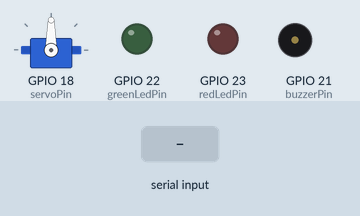
A sketch run on a simulated ESP32. Parts: servo, output pins drawn as LEDs (lit = HIGH), buzzer (waves = sounding, pin HIGH). The inputs (shaded band) are chosen by the test bench.

Above: at 1.2 s.
1.3 s: "W" received over Serial
At 1.4 s:
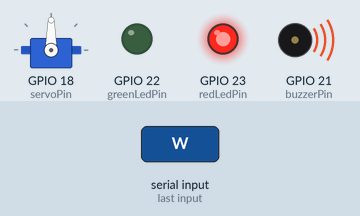
4.3 s: "U" received over Serial
At 5.4 s:
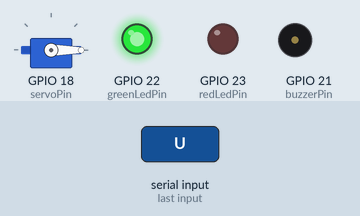
6.1 s: "L" received over Serial
At 6.16 s:
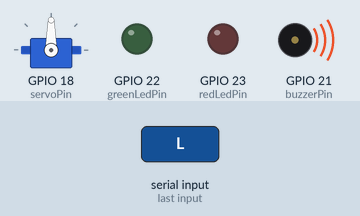
Timing chart, 0 to 9.1 s (numbered marks = the images above; inputs shaded):
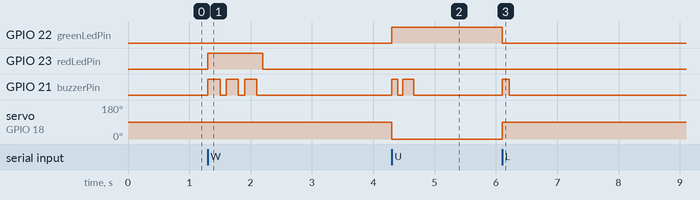

Measured:
- after the input at 1.3 s, GPIO 23 (redLedPin): LOW → HIGH at once, → LOW 0.90 s later; GPIO 21 (buzzerPin): alternates HIGH for 0.20 s and LOW for 0.10 s, 6 changes in all, then stays LOW, starting at once
- after the input at 4.3 s, GPIO 22 (greenLedPin): LOW → HIGH at once; GPIO 21 (buzzerPin): LOW → HIGH at once, → LOW 0.10 s later, → HIGH 0.08 s later, → LOW 0.18 s later; servo on GPIO 18 (servoPin): 90° → 0° at once
- after the input at 6.1 s, GPIO 22 (greenLedPin): HIGH → LOW at once; GPIO 21 (buzzerPin): LOW → HIGH at once, → LOW 0.12 s later; servo on GPIO 18 (servoPin): 0° → 90° at once

The sketch:

GESTURE_DOOR_UNLOCK.ino
```cpp
#include <ESP32Servo.h>

Servo doorServo;

const int servoPin = 18;
const int greenLedPin = 22;
const int redLedPin = 23;
const int buzzerPin = 21;

const int LOCK_ANGLE = 90;
const int UNLOCK_ANGLE = 0;

void setup() {
  Serial.begin(115200);

  pinMode(greenLedPin, OUTPUT);
  pinMode(redLedPin, OUTPUT);
  pinMode(buzzerPin, OUTPUT);

  digitalWrite(greenLedPin, LOW);
  digitalWrite(redLedPin, LOW);
  digitalWrite(buzzerPin, LOW);

  ESP32PWM::allocateTimer(0);
  ESP32PWM::allocateTimer(1);
  ESP32PWM::allocateTimer(2);
  ESP32PWM::allocateTimer(3);

  doorServo.setPeriodHertz(50);
  doorServo.attach(servoPin, 500, 2400);

  doorServo.write(LOCK_ANGLE);
}


void playSuccessTone() {
  digitalWrite(buzzerPin, HIGH);
  delay(100);
  digitalWrite(buzzerPin, LOW);
  delay(80);
  digitalWrite(buzzerPin, HIGH);
  delay(180);
  digitalWrite(buzzerPin, LOW);
}


void playErrorTone() {
  for (int i = 0; i < 3; i++) {
    digitalWrite(buzzerPin, HIGH);
    delay(200);
    digitalWrite(buzzerPin, LOW);
    delay(100);
  }
}


void playLockTone() {
  digitalWrite(buzzerPin, HIGH);
  delay(120);
  digitalWrite(buzzerPin, LOW);
}

void loop() {
  if (Serial.available() > 0) {
    char cmd = Serial.read();

    if (cmd == 'U') {
      digitalWrite(redLedPin, LOW);
      digitalWrite(greenLedPin, HIGH);
      doorServo.write(UNLOCK_ANGLE);
      playSuccessTone();
    }
    else if (cmd == 'W') {
      digitalWrite(greenLedPin, LOW);
      digitalWrite(redLedPin, HIGH);
      playErrorTone();
      digitalWrite(redLedPin, LOW);
    }
    else if (cmd == 'L') {
      digitalWrite(greenLedPin, LOW);
      digitalWrite(redLedPin, LOW);
      doorServo.write(LOCK_ANGLE);
      playLockTone();
    }
  }
}
```
